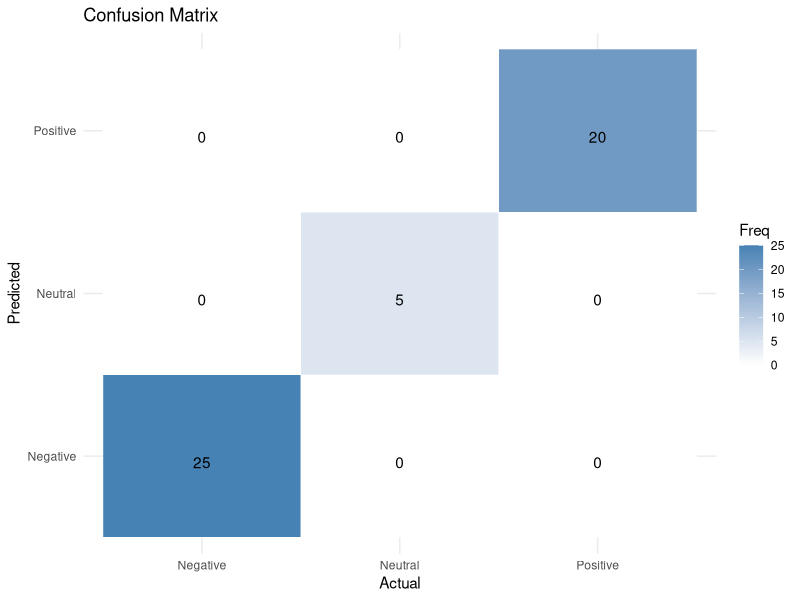
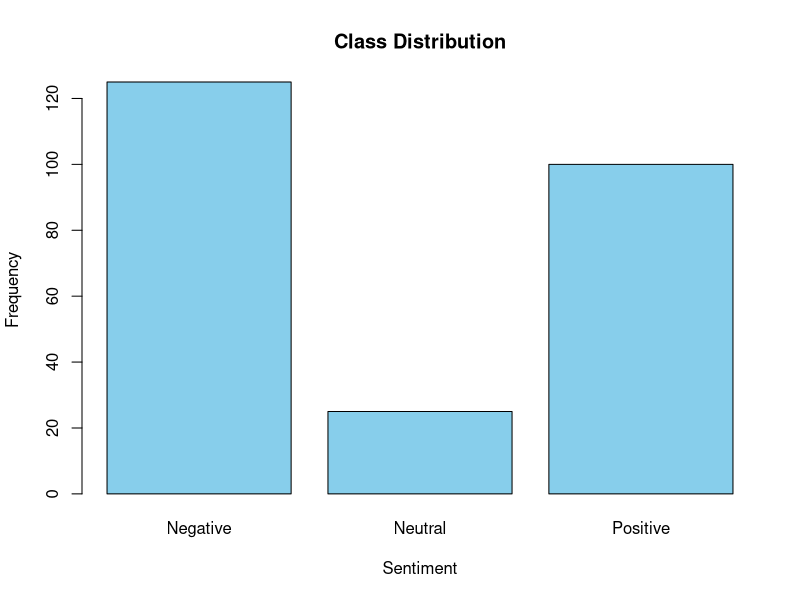
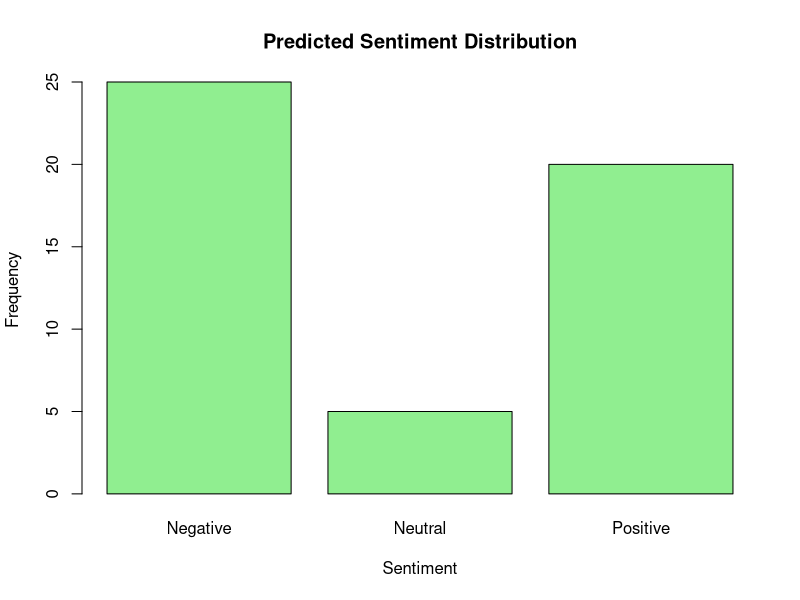
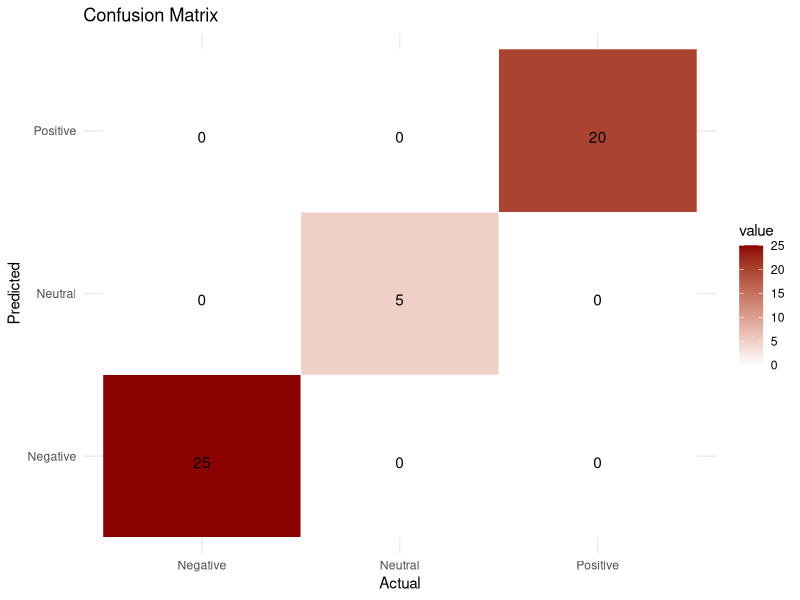

Reproduce these figures in R, in order.
## ---- chunk 1

# Load required libraries
library(tm)
library(caret)
library(e1071)
library(ggplot2)
library(wordcloud)
library(ROCR)

## ---- chunk 2

# Load the dataset
df <- read.csv('NB_data.csv')

# Split the dataset into features (Combined_Text) and target variable (Sentiment)
X <- df$Combined_Text
y <- df$Sentiment

# Split the data into training and testing sets
set.seed(42) # for reproducibility
splitIndex <- createDataPartition(y, p = 0.8, list = FALSE)
X_train <- X[splitIndex]
X_test <- X[-splitIndex]
y_train <- y[splitIndex]
y_test <- y[-splitIndex]

## ---- chunk 3

#write.csv(X_train, "NB_Train_set.csv", row.names = FALSE)
#write.csv(X_test, "NB_Test_set.csv", row.names = FALSE)
#write.csv(y_train, "NB_Train_label.csv", row.names = FALSE)
#write.csv(y_test, "NB_Test_label.csv", row.names = FALSE)

## ---- chunk 4

# Preprocess text data
corpus <- Corpus(VectorSource(X_train))
corpus <- tm_map(corpus, content_transformer(tolower))
corpus <- tm_map(corpus, removePunctuation)
corpus <- tm_map(corpus, removeNumbers)
corpus <- tm_map(corpus, removeWords, stopwords("en"))
corpus <- tm_map(corpus, stripWhitespace)
dtm <- DocumentTermMatrix(corpus)

# Vectorize the text data using TF-IDF
X_train_tfidf <- weightTfIdf(dtm)

# Train a Naive Bayes classifier
nb_classifier <- naiveBayes(as.matrix(X_train_tfidf), y_train)

## ---- chunk 5

# Preprocess and vectorize test data
test_corpus <- Corpus(VectorSource(X_test))
test_corpus <- tm_map(test_corpus, content_transformer(tolower))
test_corpus <- tm_map(test_corpus, removePunctuation)
test_corpus <- tm_map(test_corpus, removeNumbers)
test_corpus <- tm_map(test_corpus, removeWords, stopwords("en"))
test_corpus <- tm_map(test_corpus, stripWhitespace)
test_dtm <- DocumentTermMatrix(test_corpus, control = list(dictionary = Terms(dtm)))
X_test_tfidf <- weightTfIdf(test_dtm)

# Predict the sentiment on the testing set
y_pred <- predict(nb_classifier, newdata = as.matrix(X_test_tfidf))

## ---- chunk 6

# Evaluate the model
conf_matrix <- table(y_test, y_pred)
print(conf_matrix)
print(paste("Accuracy:", sum(diag(conf_matrix)) / sum(conf_matrix)))

## ---- chunk 7

# Visualize the confusion matrix
conf_matrix_df <- as.data.frame(conf_matrix)
names(conf_matrix_df) <- c("Actual", "Predicted", "Freq")
ggplot(data = conf_matrix_df, aes(x = Actual, y = Predicted, fill = Freq)) +
  geom_tile(color = "white") +
  scale_fill_gradient(low = "white", high = "steelblue") +
  geom_text(aes(label = Freq), vjust = 1) +
  labs(title = "Confusion Matrix", x = "Actual", y = "Predicted") +
  theme_minimal()


## ---- chunk 8

# Bar plot of class distribution
class_distribution <- table(y)
barplot(class_distribution, main = "Class Distribution", xlab = "Sentiment", ylab = "Frequency", col = "skyblue")

# Bar plot of predicted sentiment
predicted_distribution <- table(y_pred)
barplot(predicted_distribution, main = "Predicted Sentiment Distribution", xlab = "Sentiment", ylab = "Frequency", col = "lightgreen")


## ---- chunk 9

# Convert confusion matrix to data frame
conf_matrix_df <- as.data.frame.matrix(conf_matrix)

# Add row names as a column
conf_matrix_df$Actual <- rownames(conf_matrix_df)

# Reshape the data for plotting
conf_matrix_df_long <- reshape2::melt(conf_matrix_df, id.vars = "Actual")

# Plot heatmap of confusion matrix
ggplot(data = conf_matrix_df_long, aes(x = Actual, y = variable, fill = value)) +
  geom_tile(color = "white") +
  scale_fill_gradient(low = "white", high = "darkred") +
  geom_text(aes(label = value), vjust = 1) +
  labs(title = "Confusion Matrix", x = "Actual", y = "Predicted") +
  theme_minimal()
